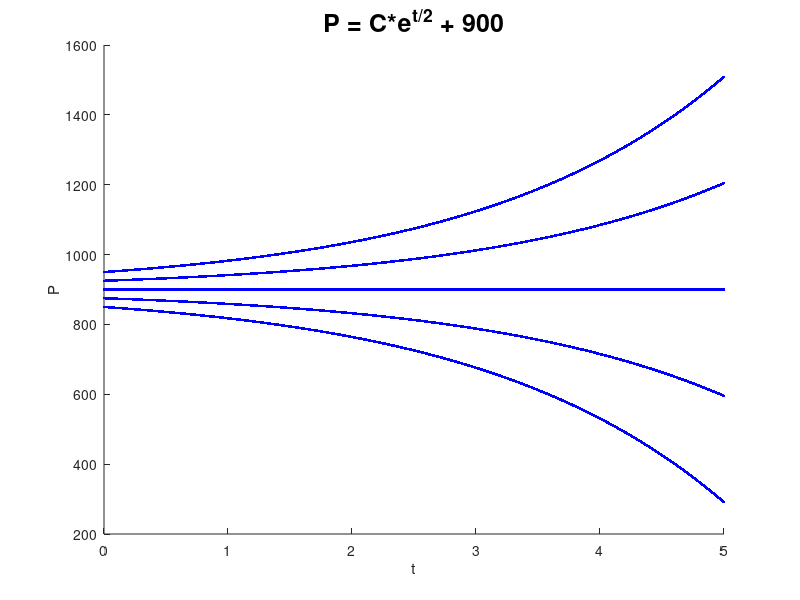

The MATLAB source for this figure:
clc, clearvars, close all
% close all

x = linspace(0,5, 100000);
C =0;

figure ;
hold on

for C = -50:25:50
  y = C*exp(x/2) + 900;
  plot(x, y, 'linewidth', 2, "b.")
endfor
title("P = C*e^{t/2} + 900", 'fontsize', 18)
xlabel("t")
ylabel("P")
%%


if 1>0
  disp('true')
elseif 1 == 0
  disp('what')
else
  disp('no')
endif

